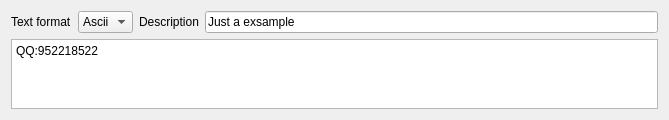
<?xml version="1.0" encoding="UTF-8"?>
<ui version="4.0">
 <class>SAKInputDataPresetItem</class>
 <widget class="QWidget" name="SAKInputDataPresetItem">
  <property name="geometry">
   <rect>
    <x>0</x>
    <y>0</y>
    <width>669</width>
    <height>117</height>
   </rect>
  </property>
  <property name="minimumSize">
   <size>
    <width>0</width>
    <height>0</height>
   </size>
  </property>
  <property name="maximumSize">
   <size>
    <width>16777215</width>
    <height>16777215</height>
   </size>
  </property>
  <property name="windowTitle">
   <string notr="true">Form</string>
  </property>
  <layout class="QGridLayout" name="gridLayout">
   <item row="0" column="0">
    <widget class="QLabel" name="label">
     <property name="text">
      <string>Text format</string>
     </property>
    </widget>
   </item>
   <item row="0" column="1">
    <widget class="QComboBox" name="textFormatComboBox">
     <item>
      <property name="text">
       <string>Ascii</string>
      </property>
     </item>
    </widget>
   </item>
   <item row="0" column="2">
    <widget class="QLabel" name="label_2">
     <property name="text">
      <string>Description</string>
     </property>
    </widget>
   </item>
   <item row="0" column="3">
    <widget class="QLineEdit" name="descriptionLineEdit">
     <property name="text">
      <string>Just a exsample</string>
     </property>
    </widget>
   </item>
   <item row="1" column="0" colspan="4">
    <widget class="QTextEdit" name="inputTextEdit">
     <property name="sizePolicy">
      <sizepolicy hsizetype="Expanding" vsizetype="Expanding">
       <horstretch>0</horstretch>
       <verstretch>0</verstretch>
      </sizepolicy>
     </property>
     <property name="maximumSize">
      <size>
       <width>16777215</width>
       <height>70</height>
      </size>
     </property>
     <property name="html">
      <string notr="true">&lt;!DOCTYPE HTML PUBLIC &quot;-//W3C//DTD HTML 4.0//EN&quot; &quot;http://www.w3.org/TR/REC-html40/strict.dtd&quot;&gt;
&lt;html&gt;&lt;head&gt;&lt;meta name=&quot;qrichtext&quot; content=&quot;1&quot; /&gt;&lt;style type=&quot;text/css&quot;&gt;
p, li { white-space: pre-wrap; }
&lt;/style&gt;&lt;/head&gt;&lt;body style=&quot; font-family:'SimSun'; font-size:9pt; font-weight:400; font-style:normal;&quot;&gt;
&lt;p style=&quot; margin-top:0px; margin-bottom:0px; margin-left:0px; margin-right:0px; -qt-block-indent:0; text-indent:0px;&quot;&gt;QQ:952218522&lt;/p&gt;&lt;/body&gt;&lt;/html&gt;</string>
     </property>
     <property name="placeholderText">
      <string>Please input the data that need to be written</string>
     </property>
    </widget>
   </item>
  </layout>
 </widget>
 <resources/>
 <connections/>
</ui>
